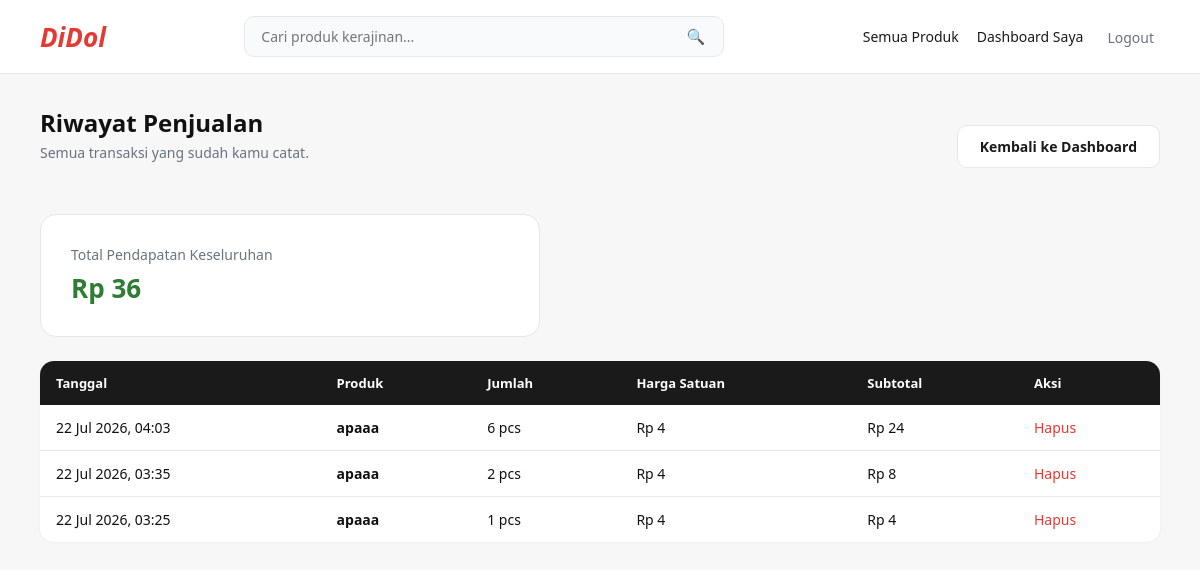
/products/riwayat/ (signed in), run on the app's committed database.
### products/models.py (models this page shows, shortened)
class SaleRecord(models.Model):
    product = models.ForeignKey(Product, on_delete=models.CASCADE, related_name="riwayat")
    penjual = models.ForeignKey(get_user_model(), on_delete=models.CASCADE)
    jumlah = models.PositiveIntegerField()
    harga_saat_itu = models.PositiveIntegerField()
    tanggal = models.DateTimeField(auto_now_add=True)
    def subtotal(self):
        return self.jumlah * self.harga_saat_itu
    class Meta:
        ordering = ["-tanggal"]

class Product(models.Model):
    CATEGORY_CHOICES = [
        ("Kerajinan", "Kerajinan"),
        ("Furniture", "Furniture"),
        ("Alat Serbaguna", "Alat Serbaguna"),
        ("Lainnya", "Lainnya"),
    ]
    KONDISI_CHOICES = [
        ("Ready", "Ready Stock"),
        ("PreOrder", "Pre Order"),
    ]
    STATUS_CHOICES = [
        ("Aktif", "Aktif / Dijual"),
        ("Terjual", "Terjual"),
    ]
    penjual = models.ForeignKey(get_user_model(), on_delete=models.CASCADE)
    nama = models.CharField(max_length=255)
    kategori = models.CharField(max_length=20, choices=CATEGORY_CHOICES)
    brand = models.CharField(max_length=100, blank=True)
    harga = models.PositiveIntegerField()
    sembunyikan_harga = models.BooleanField(default=False, help_text="Centang untuk menyensor harga di halaman publik, misal Rp 10000 tampil jadi Rp 1xxxx")
    kondisi = models.CharField(max_length=20, choices=KONDISI_CHOICES)
    status = models.CharField(max_length=20, choices=STATUS_CHOICES, default="Aktif")
    stok = models.PositiveIntegerField(default=0, help_text="Jumlah stok tersedia (khusus untuk kondisi Ready Stock)")
    jumlah_terjual = models.PositiveIntegerField(default=0)
    lokasi = models.CharField(max_length=100)
    no_wa = models.CharField(max_length=20, help_text="Contoh: 6281234567890 (kode negara, tanpa + atau 0 di depan)")
    spesifikasi = models.TextField(blank=True, help_text="Detail ukuran, bahan, berat, cara pakai, dll.")
    foto = models.ImageField(upload_to="produk/", blank=True, null=True, help_text="Foto utama/sampul produk")
    dibuat = models.DateTimeField(auto_now_add=True)

### products/views.py (the view)
# urls.py: path("riwayat/", riwayat_penjualan_view, name="riwayat_penjualan"),
@login_required
def riwayat_penjualan_view(request):
    riwayat = SaleRecord.objects.filter(penjual=request.user)
    total_pendapatan = sum(r.subtotal() for r in riwayat)
    return render(request, "products/riwayat_penjualan.html", {
        "riwayat": riwayat,
        "total_pendapatan": total_pendapatan,
    })

### templates/products/riwayat_penjualan.html (shortened to what this page needs)
{% extends "base.html" %}
{% block content %}
<div class="page-header">
    <div>
        <h2>Riwayat Penjualan</h2>
        <p class="helper-text" style="margin-top: 4px;">Semua transaksi yang sudah kamu catat.</p>
    </div>
    <a href="{% url 'dashboard' %}" class="btn btn-outline">Kembali ke Dashboard</a>
</div>
<div class="form-card" style="margin-bottom: 24px;">
    <p class="helper-text" style="margin: 0 0 6px;">Total Pendapatan Keseluruhan</p>
    <p style="font-size: 26px; font-weight: 800; margin: 0; color: var(--success);">Rp {{ total_pendapatan }}</p>
</div>
<table>
    <thead>
        <tr>
            <th>Tanggal</th>
            <th>Produk</th>
            <th>Jumlah</th>
            <th>Harga Satuan</th>
            <th>Subtotal</th>
            <th>Aksi</th>
        </tr>
    </thead>
    <tbody>
        {% for r in riwayat %}
        <tr>
            <td>{{ r.tanggal|date:"d M Y, H:i" }}</td>
            <td><strong>{{ r.product.nama }}</strong></td>
            <td>{{ r.jumlah }} pcs</td>
            <td>Rp {{ r.harga_saat_itu }}</td>
            <td>Rp {{ r.subtotal }}</td>
            <td>
                <form method="post" action="{% url 'riwayat_delete' r.pk %}" onsubmit="return confirm('Hapus catatan penjualan ini? Jumlah terjual produk akan ikut dikurangi.');">
                    <button type="submit" class="btn-link" style="background:none; border:none; cursor:pointer; font: inherit; color: var(--primary); padding: 0;">Hapus</button>
                </form>
            </td>
        </tr>
        {% empty %}
        <tr>
            <td colspan="6" class="empty-state">Belum ada riwayat penjualan. Yuk mulai catat penjualan dari dashboard!</td>
        </tr>
        {% endfor %}
    </tbody>
</table>
{% endblock %}

### templates/base.html (style rules this page uses)
:root { --primary: #e53935; --primary-dark: #c62828; --dark: #1a1a1a; --gray: #6b7280; --border: #e5e7eb; --bg: #f7f7f8; --success: #2e7d32; }
* { box-sizing: border-box; }
body { font-family: 'Segoe UI', Arial, sans-serif; margin: 0; padding: 0; background: var(--bg); color: #111; }
.page-header { display: flex; justify-content: space-between; align-items: center; margin-bottom: 28px; }
.page-header h2 { margin: 0; font-size: 24px; font-weight: 800; }
.btn { display: inline-block; padding: 11px 22px; border-radius: 10px; font-weight: 700; font-size: 14px; text-decoration: none; border: none; cursor: pointer; font-family: inherit; transition: all 0.15s ease; }
.btn-outline { background: #fff; color: var(--dark); border: 1px solid var(--border); }
.btn-link { color: var(--primary); text-decoration: none; font-weight: 600; font-size: 14px; }
.form-card { background: #fff; border: 1px solid var(--border); border-radius: 16px; padding: 30px; max-width: 500px; }
table { width: 100%; border-collapse: collapse; background: #fff; border-radius: 14px; overflow: hidden; box-shadow: 0 1px 3px rgba(0,0,0,0.04); }
table th { text-align: left; background: var(--dark); color: #fff; padding: 13px 16px; font-size: 13px; font-weight: 600; }
table td { padding: 13px 16px; border-bottom: 1px solid var(--border); font-size: 14px; vertical-align: middle; }
table tr:last-child td { border-bottom: none; }
.helper-text { color: var(--gray); font-size: 14px; margin-top: -10px; margin-bottom: 24px; }

### data on the page
SaleRecord: tanggal "22 Jul 2026, 04:03", product.nama "apaaa", jumlah "6", harga_saat_itu "4", subtotal "24"
SaleRecord: tanggal "22 Jul 2026, 03:35", product.nama "apaaa", jumlah "2", harga_saat_itu "4", subtotal "8"
SaleRecord: tanggal "22 Jul 2026, 03:25", product.nama "apaaa", jumlah "1", harga_saat_itu "4", subtotal "4"

### other printed values
{{ total_pendapatan }} "36"
